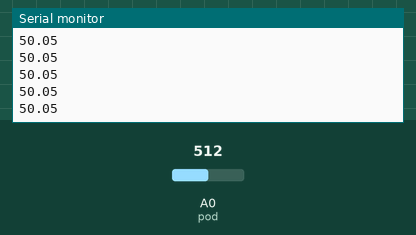
Simulated run of this sketch. Board: Arduino Uno, built with avr-gcc and run on an emulated ATmega328P. Parts: the last lines printed to the serial monitor. The test bench sets the inputs (shaded band); at power-on: A0 (pod) = 512.

Above: at 1.2 s.
1.3 s: A0 (pod) set to 716
At 1.31 s:
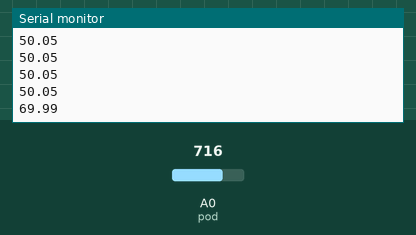
2.8 s: A0 (pod) set to 900
At 2.82 s:
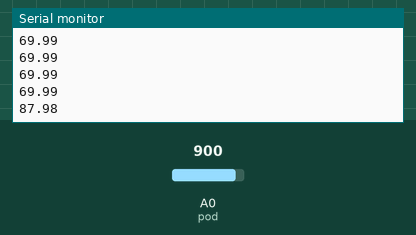
Timing chart, 0 to 5.8 s (numbered marks = the images above; inputs shaded):
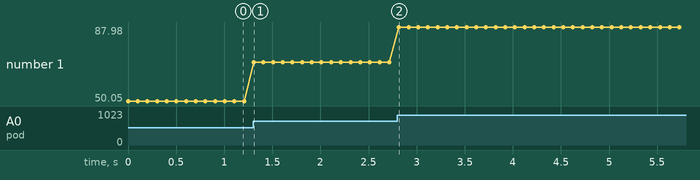

Measured:
- after the input at 1.3 s, the serial monitor: prints a new line at once (image 1)
- after the input at 2.8 s, the serial monitor: prints a new line at once (image 2)
- plotted number 1: 50.05 → 69.99 after the input at 1.3 s, 69.99 → 87.98 after the input at 2.8 s

The sketch:

map.ino
```cpp
int pod = A0;
float fmap(float value, float a, float b, float c,float d){
  return (((d-c)/(b-a))*value);}
void setup()
{
  Serial.begin(9600);
}

void loop()
{
  int value = analogRead(pod);
  float x = fmap(value, 0.0, 1023.0, 0.0, 100.0);
  Serial.println(x);
  delay(100);
}
```
